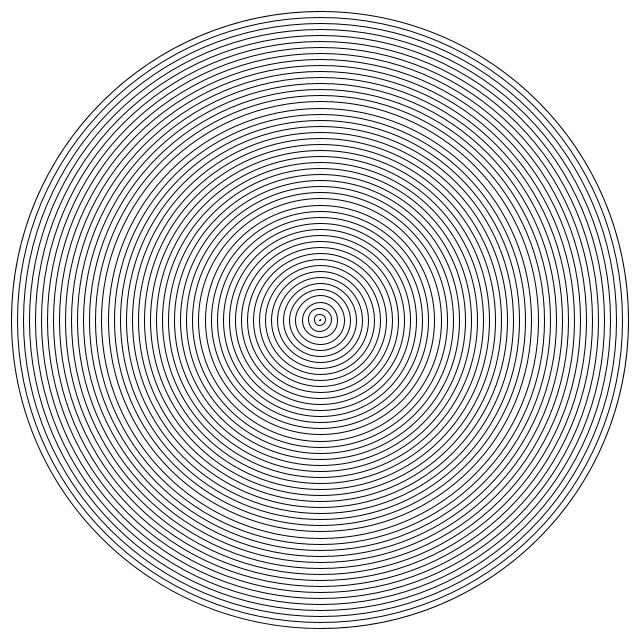
Frame 1 (no input)
Frame 60 (the mouse pressed at the canvas centre just before this capture): identical to frame 1, image omitted
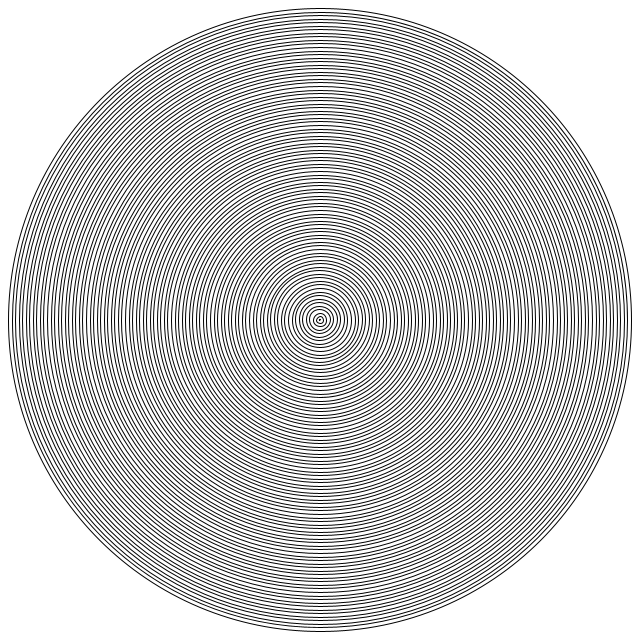
Frame 120 (the mouse held since frame 60 and released just before this capture)

The Processing sketch that drew these frames (run headless with seeded random() and noise(); from frame 60 on, the mouse is pressed at the canvas centre):

// Processing sketch: processing_84610
// ── processing_84610.pde

float noiseScale=0.02;
float wiggle = 0.0001;

void setup() {
  size(640, 640); 
  noFill();
  smooth();
}

void draw() {
  float h = height - 10;
  background(255);

  float gap = noise(mouseY*noiseScale) * 20;
  noiseScale += random(wiggle * -1, wiggle);

  while(h > 0) {
    float noiseVal = noise(mouseX*noiseScale);
    float strokeNoise = noise(h * noiseScale);

    h -= gap;
    ellipse(width/2, height/2, h, h);
  } 
}
